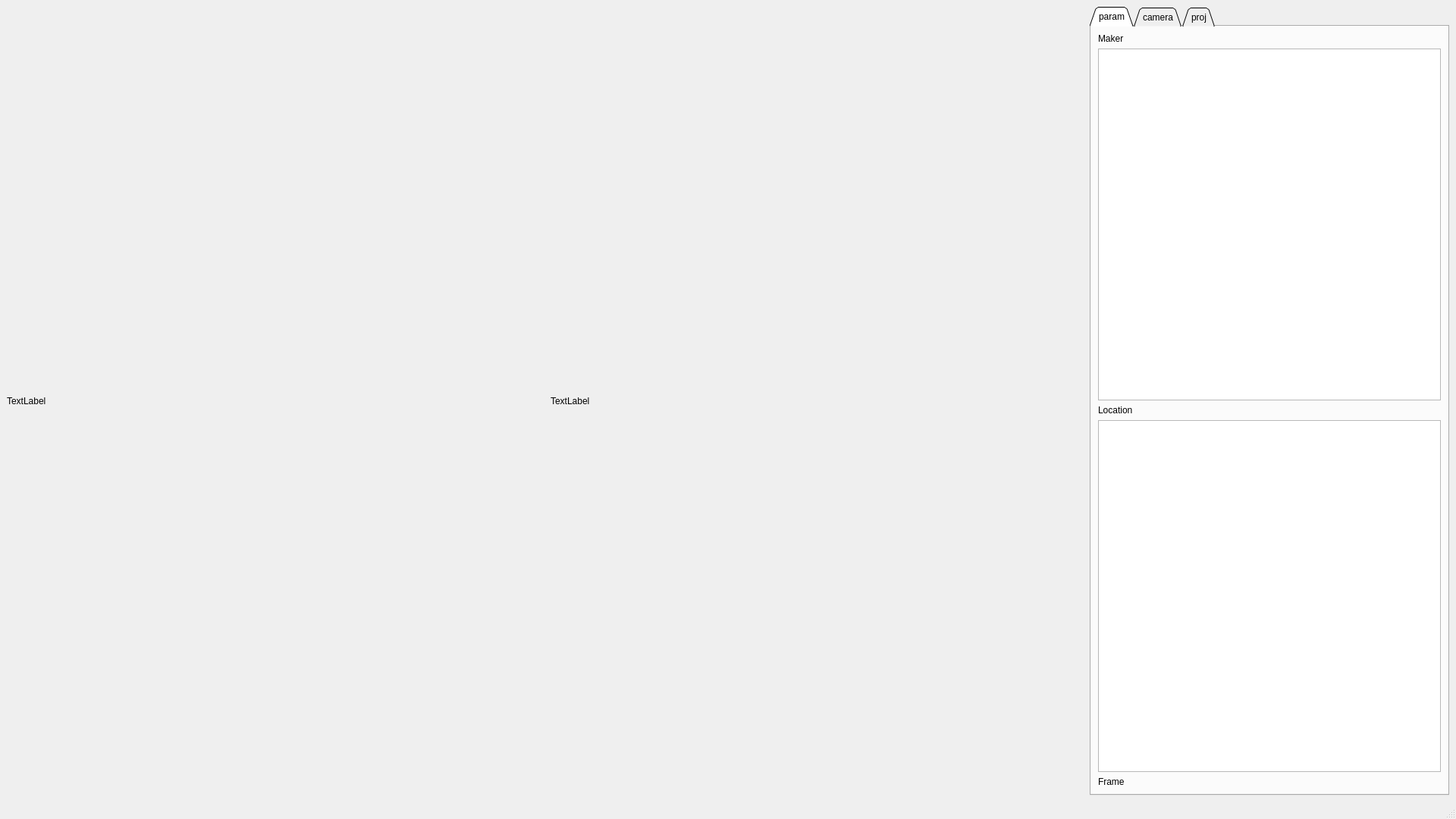
<?xml version="1.0" encoding="UTF-8"?>
<ui version="4.0">
 <class>MainWindow</class>
 <widget class="QMainWindow" name="MainWindow">
  <property name="geometry">
   <rect>
    <x>0</x>
    <y>0</y>
    <width>1920</width>
    <height>1080</height>
   </rect>
  </property>
  <property name="sizePolicy">
   <sizepolicy hsizetype="Preferred" vsizetype="Preferred">
    <horstretch>0</horstretch>
    <verstretch>0</verstretch>
   </sizepolicy>
  </property>
  <property name="windowTitle">
   <string>MainWindow</string>
  </property>
  <widget class="QWidget" name="centralwidget">
   <property name="enabled">
    <bool>true</bool>
   </property>
   <layout class="QHBoxLayout" name="horizontalLayout" stretch="3,1">
    <property name="topMargin">
     <number>9</number>
    </property>
    <item>
     <layout class="QGridLayout" name="gridLayout" rowstretch="0" columnstretch="0,0">
      <property name="horizontalSpacing">
       <number>11</number>
      </property>
      <item row="0" column="0">
       <widget class="QLabel" name="label">
        <property name="text">
         <string>TextLabel</string>
        </property>
       </widget>
      </item>
      <item row="0" column="1">
       <widget class="QLabel" name="label_2">
        <property name="text">
         <string>TextLabel</string>
        </property>
       </widget>
      </item>
     </layout>
    </item>
    <item>
     <widget class="QTabWidget" name="tabWidget">
      <property name="enabled">
       <bool>true</bool>
      </property>
      <property name="sizePolicy">
       <sizepolicy hsizetype="Preferred" vsizetype="Expanding">
        <horstretch>16</horstretch>
        <verstretch>9</verstretch>
       </sizepolicy>
      </property>
      <property name="minimumSize">
       <size>
        <width>200</width>
        <height>0</height>
       </size>
      </property>
      <property name="tabPosition">
       <enum>QTabWidget::North</enum>
      </property>
      <property name="tabShape">
       <enum>QTabWidget::Triangular</enum>
      </property>
      <property name="currentIndex">
       <number>0</number>
      </property>
      <property name="iconSize">
       <size>
        <width>20</width>
        <height>20</height>
       </size>
      </property>
      <property name="usesScrollButtons">
       <bool>false</bool>
      </property>
      <property name="tabsClosable">
       <bool>false</bool>
      </property>
      <property name="movable">
       <bool>false</bool>
      </property>
      <widget class="QWidget" name="param">
       <attribute name="title">
        <string>param</string>
       </attribute>
       <layout class="QVBoxLayout" name="verticalLayout_2">
        <item>
         <widget class="QLabel" name="label_3">
          <property name="text">
           <string>Maker</string>
          </property>
         </widget>
        </item>
        <item>
         <widget class="QTableView" name="tableView">
          <property name="verticalScrollBarPolicy">
           <enum>Qt::ScrollBarAlwaysOff</enum>
          </property>
          <property name="horizontalScrollBarPolicy">
           <enum>Qt::ScrollBarAlwaysOff</enum>
          </property>
          <property name="sizeAdjustPolicy">
           <enum>QAbstractScrollArea::AdjustIgnored</enum>
          </property>
          <property name="alternatingRowColors">
           <bool>true</bool>
          </property>
          <property name="wordWrap">
           <bool>false</bool>
          </property>
          <attribute name="verticalHeaderMinimumSectionSize">
           <number>10</number>
          </attribute>
         </widget>
        </item>
        <item>
         <widget class="QLabel" name="label_4">
          <property name="text">
           <string>Location</string>
          </property>
         </widget>
        </item>
        <item>
         <widget class="QTableView" name="tableView_2"/>
        </item>
        <item>
         <widget class="QLabel" name="frame">
          <property name="text">
           <string>Frame</string>
          </property>
         </widget>
        </item>
       </layout>
      </widget>
      <widget class="QWidget" name="camera">
       <attribute name="title">
        <string>camera</string>
       </attribute>
       <layout class="QVBoxLayout" name="verticalLayout">
        <item>
         <layout class="QHBoxLayout" name="horizontalLayout_2">
          <item>
           <widget class="QLabel" name="label_6">
            <property name="text">
             <string>Focus</string>
            </property>
           </widget>
          </item>
          <item>
           <widget class="QPushButton" name="camfocus_minus">
            <property name="text">
             <string>PushButton</string>
            </property>
           </widget>
          </item>
          <item>
           <widget class="QPushButton" name="camfocus_plus">
            <property name="text">
             <string>PushButton</string>
            </property>
           </widget>
          </item>
         </layout>
        </item>
        <item>
         <layout class="QHBoxLayout" name="horizontalLayout_3">
          <item>
           <widget class="QLabel" name="label_7">
            <property name="text">
             <string>Expo</string>
            </property>
           </widget>
          </item>
          <item>
           <widget class="QSlider" name="eposureslider">
            <property name="orientation">
             <enum>Qt::Horizontal</enum>
            </property>
           </widget>
          </item>
         </layout>
        </item>
        <item>
         <layout class="QHBoxLayout" name="horizontalLayout_4">
          <item>
           <widget class="QLabel" name="laser_780">
            <property name="text">
             <string>Laser</string>
            </property>
           </widget>
          </item>
          <item>
           <widget class="QCheckBox" name="laser_850">
            <property name="text">
             <string>850</string>
            </property>
           </widget>
          </item>
          <item>
           <widget class="QCheckBox" name="checkBox_2">
            <property name="text">
             <string>780</string>
            </property>
           </widget>
          </item>
         </layout>
        </item>
        <item>
         <spacer name="verticalSpacer">
          <property name="orientation">
           <enum>Qt::Vertical</enum>
          </property>
          <property name="sizeHint" stdset="0">
           <size>
            <width>20</width>
            <height>40</height>
           </size>
          </property>
         </spacer>
        </item>
       </layout>
      </widget>
      <widget class="QWidget" name="proj">
       <attribute name="title">
        <string>proj</string>
       </attribute>
      </widget>
     </widget>
    </item>
   </layout>
  </widget>
  <widget class="QMenuBar" name="menubar">
   <property name="geometry">
    <rect>
     <x>0</x>
     <y>0</y>
     <width>1920</width>
     <height>26</height>
    </rect>
   </property>
  </widget>
  <widget class="QStatusBar" name="statusbar"/>
 </widget>
 <resources/>
 <connections/>
</ui>
